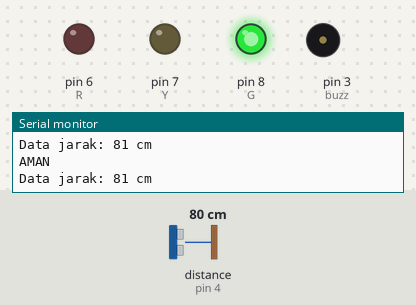
The sketch below on a simulated Arduino Uno, built with avr-gcc and run on an emulated ATmega328P. Parts: output pins drawn as LEDs (lit = HIGH), buzzer (waves = sounding, pin HIGH), the last lines printed to the serial monitor. The inputs (shaded band) are chosen by the test bench; at power-on: distance to the obstacle (sensor on pin 4) 80 cm. The echo pulse lasts 58.3 µs per cm.

Above: at 1.2 s.
1.3 s: distance to the obstacle (sensor on pin 4) set to 73 cm
2.8 s: distance to the obstacle (sensor on pin 4) set to 64 cm
At 3.1 s:
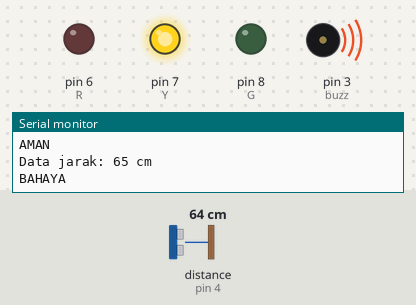
5.8 s: distance to the obstacle (sensor on pin 4) set to 23 cm
8.8 s: distance to the obstacle (sensor on pin 4) set to 18 cm
At 9.48 s:
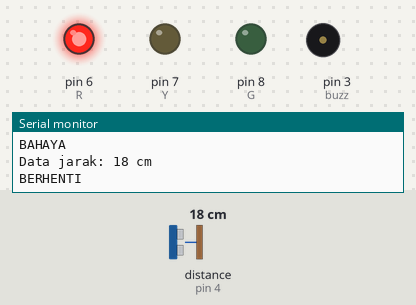
11.8 s: distance to the obstacle (sensor on pin 4) set to 35 cm
At 12.5 s:
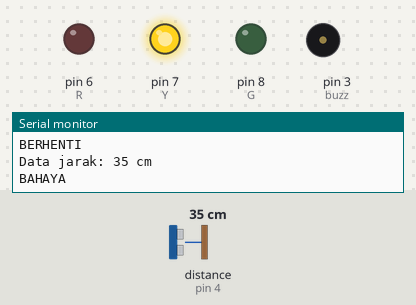
14.8 s: distance to the obstacle (sensor on pin 4) set to 2 cm
At 15.56 s:
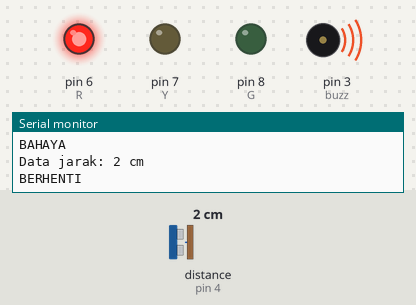
Timing chart, 0 to 18.8 s (numbered marks = the images above; inputs shaded):
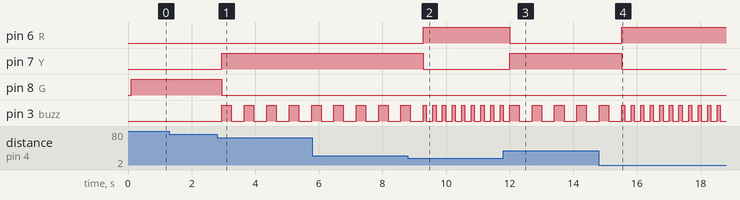

The sketch:

6.challenge.ino
```cpp
//
#include<NewPing.h>

//INISIALISASI
int triger=5;
int echo=4;
int batas=400;
int buzz=3,R=6,Y=7,G=8;

NewPing cm(triger,echo,batas);

void setup() {
  // put your setup code here, to run once:
Serial.begin(9600);
pinMode(buzz,OUTPUT);
pinMode(R,OUTPUT);
pinMode(Y,OUTPUT);
pinMode(G,OUTPUT);
}

void loop() {
  // put your main code here, to run repeatedly:
int bacaJarak=cm.ping_cm();

//PRINT TO SERIAL
Serial.print("Data jarak: ");
Serial.print(bacaJarak);
Serial.print(" cm");
Serial.println();
delay(100);
if (bacaJarak<=20 and bacaJarak!=0){
  digitalWrite(R,HIGH);
  digitalWrite(Y,LOW);
  digitalWrite(G,LOW);
  digitalWrite(buzz,HIGH);
  Serial.println("BERHENTI");
  delay(100);
  digitalWrite(buzz,LOW);
  delay(100);
}
else if(bacaJarak>=21 and bacaJarak<=70){
  digitalWrite(Y,HIGH);
  digitalWrite(R,LOW);
  digitalWrite(G,LOW);
  Serial.println("BAHAYA");
  digitalWrite(buzz,HIGH);
  delay(300);
  digitalWrite(buzz,LOW);
  delay(300);
}
else{
   digitalWrite(Y,LOW);
  digitalWrite(R,LOW);
  digitalWrite(G,HIGH);
  digitalWrite(buzz,LOW);
  Serial.println("AMAN");
}
}
```

Measured:
- the behaviour switches between 70 and 69 cm on distance to the obstacle (sensor on pin 4) (found by bisection; images 0 and 1)
- the behaviour switches between 21 and 20 cm on distance to the obstacle (sensor on pin 4) (found by bisection; images 1 and 2)
- after the input at 2.8 s, pin 7 (Y): LOW → HIGH after 0.15 s; pin 8 (G): HIGH → LOW after 0.15 s; pin 3 (buzz): alternates HIGH for 0.30 s and LOW for 0.40 s, starting after 0.15 s
- after the input at 8.8 s, pin 6 (R): LOW → HIGH after 0.48 s; pin 7 (Y): HIGH → LOW after 0.48 s
- after the input at 11.8 s, pin 6 (R): HIGH → LOW after 0.20 s; pin 7 (Y): LOW → HIGH after 0.20 s; pin 3 (buzz): alternates HIGH for 0.30 s and LOW for 0.40 s, starting after 0.50 s
- after the input at 14.8 s, pin 6 (R): LOW → HIGH after 0.72 s; pin 7 (Y): HIGH → LOW after 0.72 s
